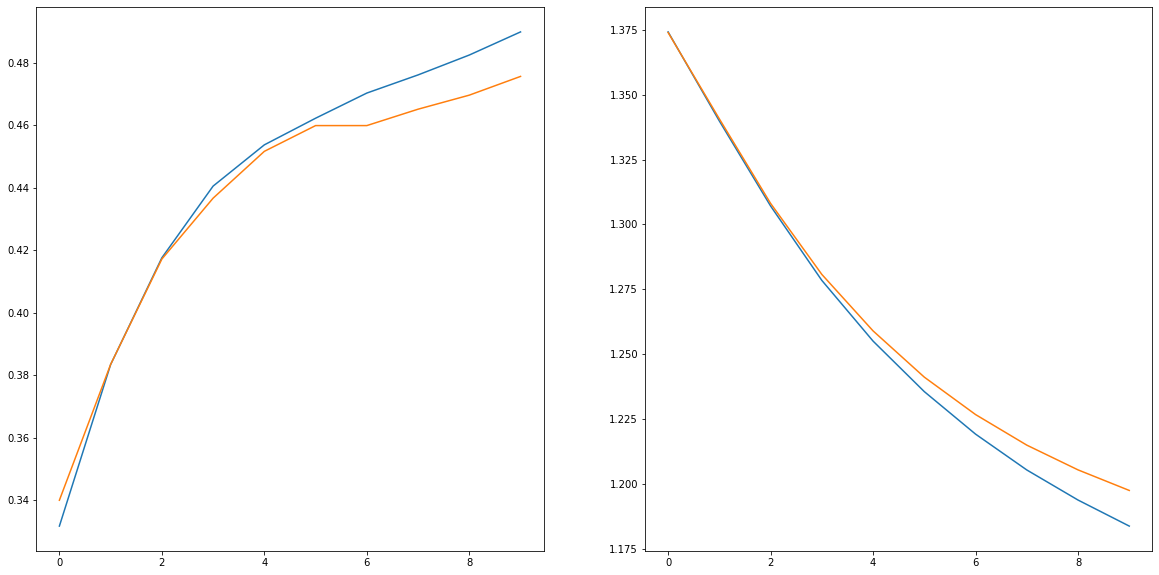

Write the Python code that produced this figure.
#knock83.py
device = torch.device('cuda')
model = RNN(len(wordids)+1, 300, 50, 4, len(wordids))
x_train, y_train = create_dataset(r'C:\Git\train.txt')
x_test, y_test = create_dataset(r'C:\Git\test.txt')
dataset = create_data(x_train, y_train)
train_loader = DataLoader(dataset, batch_size = 16, shuffle = True)
optim = torch.optim.SGD(model.parameters(), lr=0.001)
loss_func = nn.CrossEntropyLoss()

train_accuracy = []
test_accuracy = []
train_loss = []
test_loss = []
for epoch in tqdm(range(10)):
    for inputs, target in train_loader:
        optim.zero_grad()
        model.to(device)
        inputs = inputs.to(device)
        target = target.to(device)
        outputs = model(inputs)
        loss = loss_func(outputs, target)
        loss.backward()
        optim.step()
    with torch.no_grad():
        x_train = x_train.to(device)
        x_test = x_test.to(device)
        pred = model(x_train)
        train_accuracy.append(calc_accuracy(torch.argmax(pred, dim=1), y_train))
        train_loss.append(loss_func(pred, y_train.to(device)).detach().cpu().numpy())
        pred = model(x_test)
        test_accuracy.append(calc_accuracy(torch.argmax(pred, dim=1), y_test))
        test_loss.append(loss_func(pred, y_test.to(device)).detach().cpu().numpy())

plt.figure(figsize=(20, 10))
plt.subplot(1,2,1)
plt.plot(train_accuracy, label='train')
plt.plot(test_accuracy, label='test')
plt.subplot(1,2,2)
plt.plot(train_loss, label='train')
plt.plot(test_loss, label='test')
plt.show()
